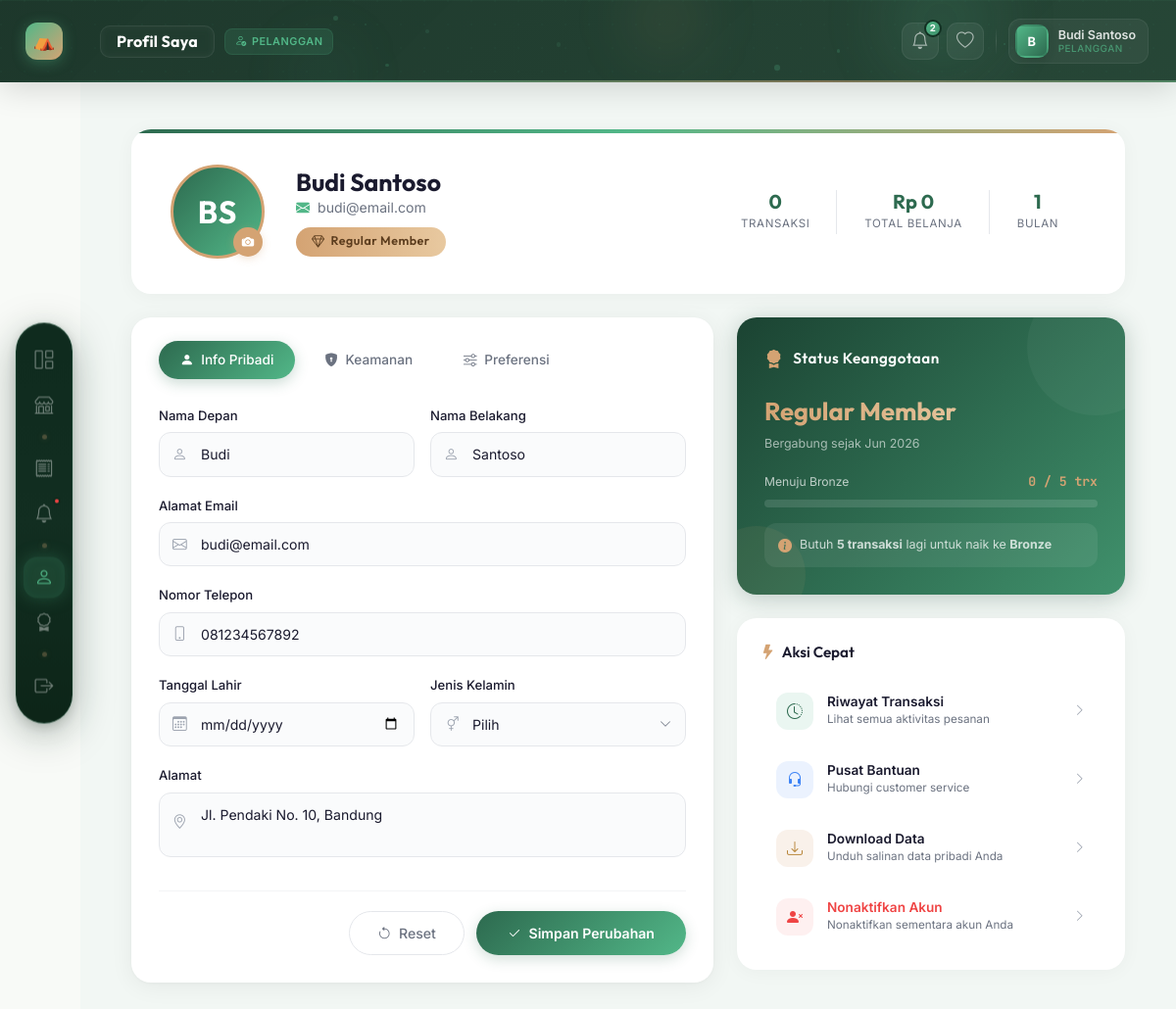
Page /pages/pelanggan/profil.php (signed in) on the earlier database version.
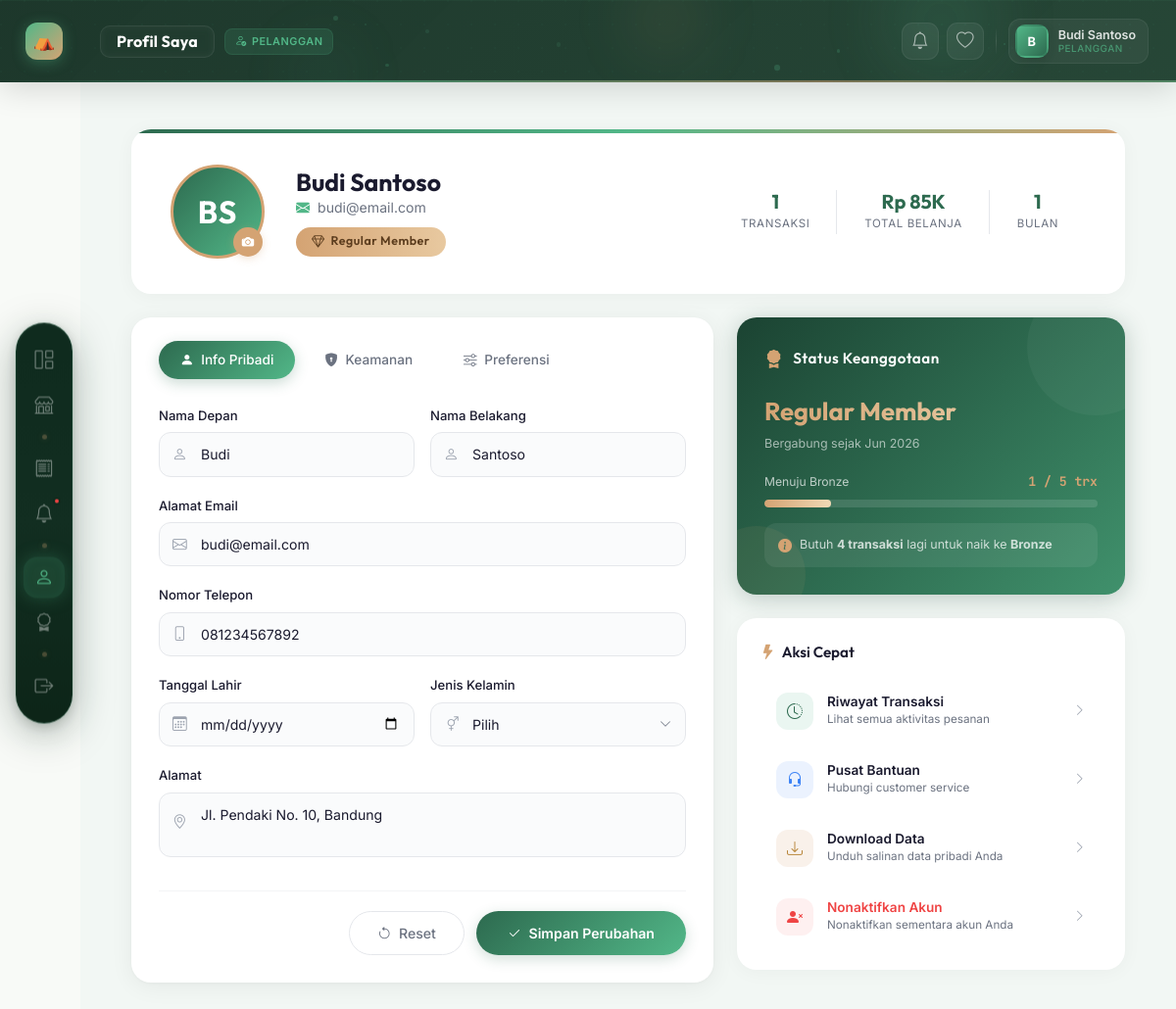
Same page on the later database version.
### tables this page shows
CREATE TABLE `member_level` (
  `id` int NOT NULL AUTO_INCREMENT,
  `user_id` int NOT NULL,
  `level` enum('regular','bronze','silver','gold') NOT NULL DEFAULT 'regular',
  `total_transaksi` int NOT NULL DEFAULT '0',
  `total_sewa` decimal(12,2) NOT NULL DEFAULT '0.00',
  `poin` int NOT NULL DEFAULT '0',
  `created_at` datetime NOT NULL DEFAULT CURRENT_TIMESTAMP,
  `updated_at` datetime DEFAULT NULL ON UPDATE CURRENT_TIMESTAMP,
  PRIMARY KEY (`id`),
  UNIQUE KEY `user_id` (`user_id`),
  CONSTRAINT `member_level_ibfk_1` FOREIGN KEY (`user_id`) REFERENCES `users` (`id`) ON DELETE CASCADE ON UPDATE CASCADE
);

### classes/User.php (called while the page is built, shortened)
<?php
class User {
    public static function getById($id) {
        try {
            $db = Database::getInstance();
            $stmt = $db->prepare("SELECT id, nama, email, no_telp, alamat, foto, role, status, created_at, updated_at, last_login FROM users WHERE id = :id");
            $stmt->execute([':id' => $id]);
            return $stmt->fetch() ?: null;
        } catch (PDOException $e) {
            error_log("User::getById error: " . $e->getMessage());
            return null;
        }
    }
}

### classes/MemberLevel.php (called while the page is built, shortened)
<?php
class MemberLevel
{
    public static function getByUser($userId)
    {
        try {
            $db = Database::getInstance();
            $stmt = $db->prepare("
                SELECT ml.*, u.nama, u.email
                FROM member_level ml
                JOIN users u ON ml.user_id = u.id
                WHERE ml.user_id = ?
            ");
            $stmt->execute([$userId]);
            return $stmt->fetch() ?: null;
        } catch (PDOException $e) {
            error_log("MemberLevel::getByUser error: " . $e->getMessage());
            return null;
        }
    }
}

### pages/pelanggan/profil.php (the view, shortened to what the changed rows need)
<?php
require_once dirname(__DIR__, 2) . '/classes/User.php';
require_once dirname(__DIR__, 2) . '/classes/MemberLevel.php';
$page_title = 'Profil Saya';
$user = User::getById($_SESSION['user_id']);
$user_name = $user ? $user['nama'] : ($_SESSION['nama'] ?? 'Pelanggan');
$user_email = $user ? $user['email'] : ($_SESSION['email'] ?? '');
$user_joined = $user ? date('M Y', strtotime($user['created_at'])) : '-';
$member = MemberLevel::getByUser($_SESSION['user_id']);
$member_level = $member ? ucfirst($member['level']) : 'Regular';
$member_total_trx = $member ? (int)$member['total_transaksi'] : 0;
$member_total_sewa = $member ? (float)$member['total_sewa'] : 0;
if ($member_total_sewa >= 1000000) {
    $total_sewa_display = 'Rp ' . number_format($member_total_sewa / 1000000, 2, ',', '.') . 'M';
} elseif ($member_total_sewa >= 1000) {
    $total_sewa_display = 'Rp ' . number_format($member_total_sewa / 1000, 0, ',', '.') . 'K';
} else {
    $total_sewa_display = 'Rp ' . number_format($member_total_sewa, 0, ',', '.');
}
$level_thresholds = ['regular' => 0, 'bronze' => 5, 'silver' => 15, 'gold' => 30];
$level_order = ['regular', 'bronze', 'silver', 'gold'];
$current_level_idx = array_search(strtolower($member_level), $level_order);
if ($current_level_idx !== false && $current_level_idx < count($level_order) - 1) {
    $next_level = ucfirst($level_order[$current_level_idx + 1]);
    $next_threshold = $level_thresholds[$level_order[$current_level_idx + 1]] ?? 999;
    $remaining_trx = max(0, $next_threshold - $member_total_trx);
} else {
    $next_level = 'Max';
    $next_threshold = $member_total_trx;
    $progress_pct = 100;
    $remaining_trx = 0;
}
?>
<!DOCTYPE html>
<html lang="id">
<head>
    <link href="https://cdn.jsdelivr.net/npm/bootstrap@5.3.0/dist/css/bootstrap.min.css" rel="stylesheet">
    <link href="https://cdn.jsdelivr.net/npm/bootstrap-icons@1.11.0/font/bootstrap-icons.css" rel="stylesheet">
    <link rel="stylesheet" href="<?= ASSETS_URL ?>/css/style.css?v=1781550666">
    <link rel="stylesheet" href="<?= ASSETS_URL ?>/css/dashboard.css?v=1781550666">
    <link rel="stylesheet" href="<?= ASSETS_URL ?>/css/pelanggan-system.css">
</head>
<body>
<div class="pelanggan-wrapper">
    <div class="pelanggan-main">
        <?php $_header_role = 'pelanggan'; include dirname(__DIR__, 2) . '/includes/header_glass.php'; ?>
        <div class="pelanggan-content">
            <div class="container-fluid p-4">
                <div class="profil-hero fade-up" id="profil-hero-card">
                    <div class="profil-hero-info">
                        <h1 class="profil-hero-name"><?= htmlspecialchars($user_name) ?></h1>
                        <p class="profil-hero-email">
                            <i class="bi bi-envelope-fill"></i>
                            <?= htmlspecialchars($user_email) ?>
                        </p>
                        <span class="profil-badge-gold">
                            <i class="bi bi-gem"></i>
                            <?= htmlspecialchars($member_level) ?> Member
                        </span>
                    </div>
                    <div class="profil-stats-row">
                        <div class="profil-stat">
                            <div class="profil-stat-value"><?= $member_total_trx ?></div>
                            <div class="profil-stat-label">Transaksi</div>
                        </div>
                        <div class="profil-stat">
                            <div class="profil-stat-value"><?= $total_sewa_display ?></div>
                            <div class="profil-stat-label">Total Belanja</div>
                        </div>
                    </div>
                </div>
                <div class="profil-columns">
                    <div class="profil-right-col">
                        <div class="member-card fade-up fade-up-d3" id="member-status-card">
                            <div class="member-card-header">
                                <i class="bi bi-award-fill"></i>
                                <span>Status Keanggotaan</span>
                            </div>
                            <div class="member-tier"><?= htmlspecialchars($member_level) ?> Member</div>
                            <div class="member-tier-sub">Bergabung sejak <?= htmlspecialchars($user_joined) ?></div>
                            <div class="member-progress-wrap">
                                <div class="member-progress-header">
                                    <span>Menuju <?= htmlspecialchars($next_level) ?></span>
                                    <strong><?= number_format($member_total_trx, 0, ',', '.') ?> / <?= number_format($next_threshold, 0, ',', '.') ?> trx</strong>
                                </div>
                                <div class="member-progress-bar">
                                    <div class="member-progress-fill" id="member-progress-fill"></div>
                                </div>
                            </div>
                            <div class="member-next-info">
                                <i class="bi bi-info-circle-fill"></i>
                                <span>Butuh <strong><?= $remaining_trx ?> transaksi</strong> lagi untuk naik ke <strong><?= htmlspecialchars($next_level) ?></strong></span>
                            </div>
                        </div>
                    </div>
                </div>
            </div>
        </div>
    </div>
</div>
</body>
</html>

### includes/header_glass.php (shortened to what the changed rows need)
<?php
$_hdr_role = $_header_role ?? 'pelanggan';
$_hdr_title = $page_title ?? 'Dashboard';
$_hdr_notif_count = 0;
if ($_hdr_role === 'pelanggan') {
    try {
        $_hdr_db = Database::getInstance();
        $_hdr_stmt = $_hdr_db->prepare("SELECT COUNT(*) FROM notifikasi WHERE user_id = ? AND is_read = 0");
        $_hdr_stmt->execute([$_SESSION['user_id']]);
        $_hdr_notif_count = (int) $_hdr_stmt->fetchColumn();
    } catch (Exception $e) {
        $_hdr_notif_count = 0;
    }
}
?>
<div class="pelanggan-topbar glass-theme">
    <div class="gt-title-pill">
        <h1 class="gt-title"><?= htmlspecialchars($_hdr_title) ?></h1>
    </div>
    <div class="gt-actions">
        <?php if ($_hdr_role === 'pelanggan'): ?>
        <a href="<?= BASE_URL ?>/pages/pelanggan/notifikasi.php" class="gt-icon-btn" title="Notifikasi">
            <i class="bi bi-bell"></i>
            <?php if ($_hdr_notif_count > 0): ?>
            <span class="gt-notif-badge"><?= $_hdr_notif_count > 9 ? '9+' : $_hdr_notif_count ?></span>
            <?php endif; ?>
        </a>
        <?php endif; ?>
    </div>
</div>

Differences in the rows shown:
changed member_level "Regular": total_transaksi "0" → "1"; total_sewa "Rp 0" → "Rp 85K"; remaining_trx "5" → "4"
Other differences:
$_hdr_notif_count: "2" → (not shown)
